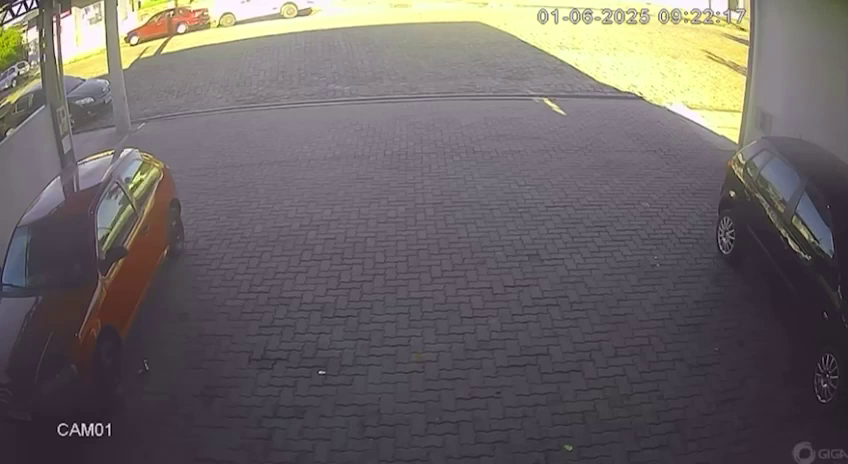
#> input picture frame_para_anotacao.png, 848 x 464 px, given in place of Estacionamento.mp4, which was not available
$ python main.py
#> lines starting #> are read from the running program, lines starting #| are printed output that depends on the picture; after the words box and inside, x2 and y2 are one past the last pixel; in counts of white or black regions, pixels touching at a corner belong together; pictures that were not available may be replaced by others from this repository, and a replacement may not be noted
import cv2
import numpy as np

# Carregar vídeo
video = cv2.VideoCapture('/home/danielsantos/Documentos/Computação Grafica/Estacionamento.mp4')

# Lista manual de vagas (x, y, largura, altura)
vagas = [
    (10, 230, 275, 450),   # Vaga 1: Da borda até ANTES da 1ª linha azul
    (295, 230, 210, 450),  # Vaga 2: Entre a 1ª e a 2ª linha azul
    (515, 230, 260, 450),  # Vaga 3: Entre a 2ª e a 3ª linha azul
    (785, 230, 240, 450)   # Vaga 4: DEPOIS da 3ª linha azul até a borda
]

# Função para checar se uma vaga está livre com base na área de pixels brancos
def checar_vaga(img_proc, x, y, w, h):
    recorte = img_proc[y:y+h, x:x+w]
    total_pixels_brancos = cv2.countNonZero(recorte)
    area = w * h
    return total_pixels_brancos < area * 0.025  # Threshold relativo à área

while True:
    sucesso, frame = video.read()
#> frame is the input picture: shape (464, 848, 3); mean B, G, R 100.8, 101.3, 107.3
    if not sucesso:
        break

    # Pré-processamento
    img_cinza = cv2.cvtColor(frame, cv2.COLOR_BGR2GRAY)
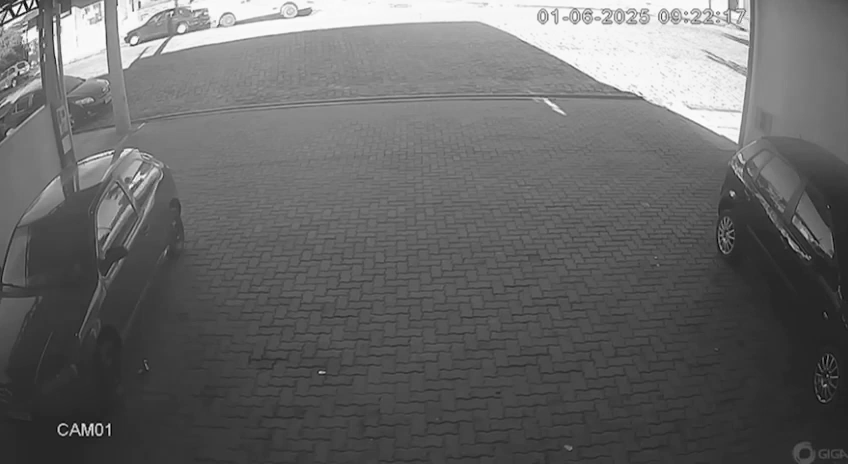
#> img_cinza: shape (464, 848); min 0, max 255, mean 102.9
    img_blur = cv2.GaussianBlur(img_cinza, (5, 5), 1)

    # Threshold adaptativo para destacar carros
    img_thresh = cv2.adaptiveThreshold(
        img_blur, 255, cv2.ADAPTIVE_THRESH_GAUSSIAN_C,
        cv2.THRESH_BINARY_INV, 25, 16
    )
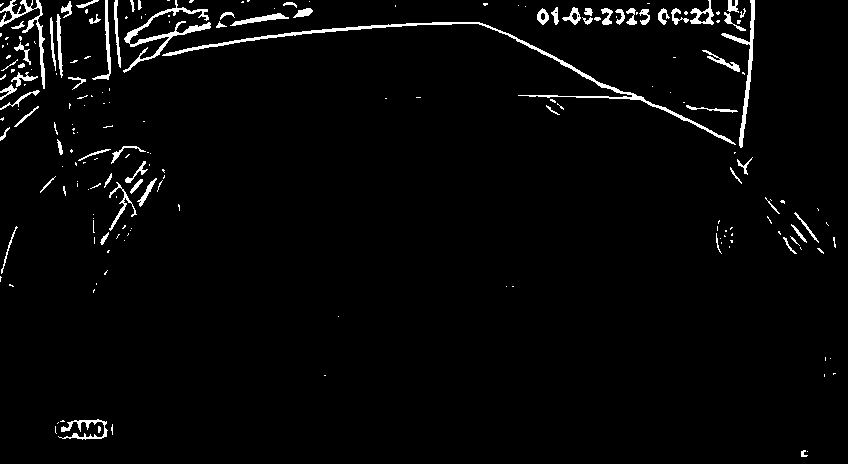
#> img_thresh: shape (464, 848); 2.8% white; 202 white regions (133 under 20 px), largest, box (x1, y1, x2, y2) and area: (162, 22, 736, 145) 2011, (123, 0, 211, 73) 988, (721, 0, 755, 148) 693
    img_median = cv2.medianBlur(img_thresh, 5)
#> img_median: shape (464, 848); 2.1% white; 125 white regions (45 under 20 px), largest, box (x1, y1, x2, y2) and area: (507, 34, 732, 143) 818, (166, 25, 387, 56) 694, (723, 0, 755, 147) 692

    # Operações morfológicas para limpar a imagem
    kernel = np.ones((3, 3), np.uint8)
    img_close = cv2.morphologyEx(img_median, cv2.MORPH_CLOSE, kernel)
    img_dilate = cv2.dilate(img_close, kernel, iterations=2)
#> img_dilate: shape (464, 848); 5.6% white; 63 white regions (1 under 20 px), largest, box (x1, y1, x2, y2) and area: (123, 5, 419, 74) 4213, (505, 32, 734, 145) 2184, (721, 0, 757, 149) 1484

    # Borda adicional com Canny para reforçar contornos
    img_canny = cv2.Canny(img_blur, 100, 200)
#> img_canny: shape (464, 848); 1.8% white in thin lines or dots
    img_combined = cv2.bitwise_or(img_dilate, img_canny)
#> img_combined: shape (464, 848); 6.3% white; 47 white regions (10 under 20 px), largest, box (x1, y1, x2, y2) and area: (112, 0, 757, 149) 10718, (0, 0, 47, 108) 2858, (48, 0, 113, 92) 2050

    vagas_livres = 0
    vagas_ocupadas = 0

    # Verificar todas as vagas
    for x, y, w, h in vagas:
        livre = checar_vaga(img_combined, x, y, w, h)

        if livre:
            vagas_livres += 1
            cor = (0, 255, 0)
            texto = "Livre"
        else:
            vagas_ocupadas += 1
            cor = (0, 0, 255)
            texto = "Ocupada"

        # Desenhar vaga e status
        cv2.rectangle(frame, (x, y), (x + w, y + h), cor, 2)
        cv2.putText(frame, texto, (x, y - 5), cv2.FONT_HERSHEY_SIMPLEX, 0.5, cor, 1)
#> this loop made 4 passes
#> total_pixels_brancos in checar_vaga on passes 1 to 4: 1322, 18, 117, 616
#> pass 1, in checar_vaga, `recorte = img_proc[y:y+h, x:x+w]`:
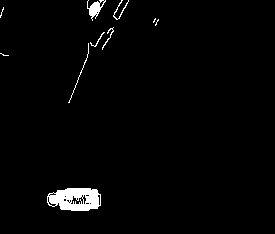
#> recorte: shape (234, 275); 2.1% white; 10 white regions (4 under 20 px), largest, box (x1, y1, x2, y2) and area: (47, 188, 101, 211) 914, (87, 0, 106, 21) 171, (68, 43, 89, 103) 64, (113, 0, 129, 20) 59, (102, 27, 114, 50) 43, (90, 32, 105, 47) 32
#> pass 2, in checar_vaga (call 2), `recorte = img_proc[y:y+h, x:x+w]`:
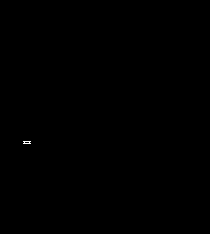
#> recorte: shape (234, 210); 0.04% white in thin lines or dots, all inside (x1, y1, x2, y2) = (23, 141, 31, 144)
#> pass 3, in checar_vaga (call 3), `recorte = img_proc[y:y+h, x:x+w]`:
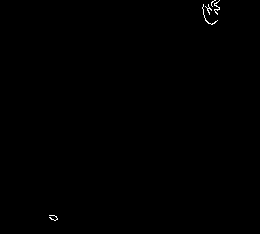
#> recorte: shape (234, 260); 0.19% white in thin lines or dots, all inside (x1, y1, x2, y2) = (49, 0, 220, 221)
#> after the loop:
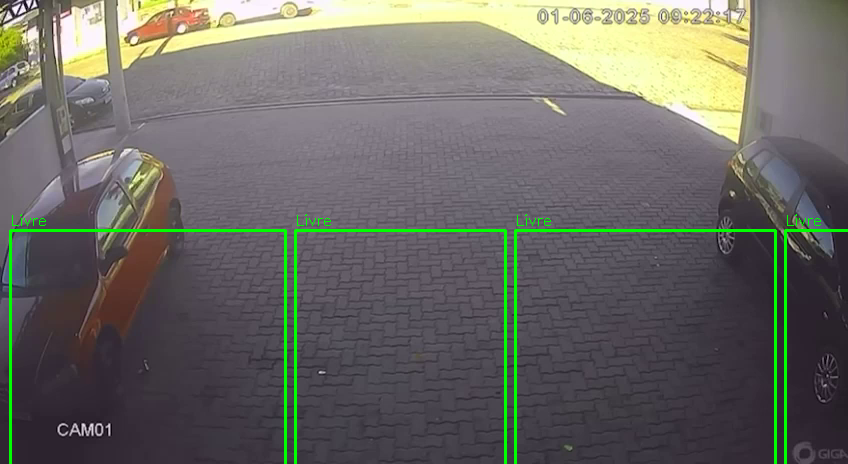
#> frame: shape (464, 848, 3); mean B, G, R 99.3, 104.8, 105.8
#> after the loop, vagas_livres = 4; vagas_ocupadas = 0

    # Exibir contador de vagas
    texto_contador = f"Livres: {vagas_livres} | Ocupadas: {vagas_ocupadas}"
#> texto_contador = 'Livres: 4 | Ocupadas: 0'
    cv2.rectangle(frame, (10, 10), (320, 45), (0, 0, 0), -1)
    cv2.putText(frame, texto_contador, (15, 35), cv2.FONT_HERSHEY_SIMPLEX, 0.8, (255, 255, 255), 2)
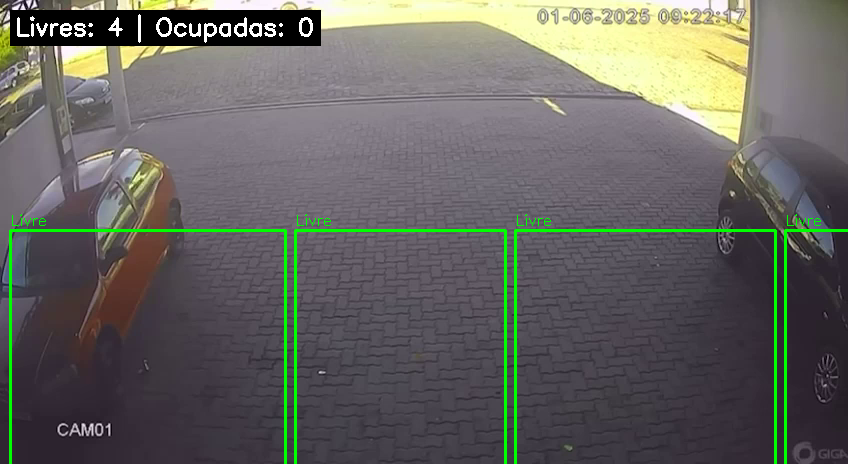
#> frame: shape (464, 848, 3); mean B, G, R 96, 100.5, 101.1

    # Mostrar resultado
    cv2.imshow("Detecção de Vagas", frame)
    # cv2.imshow("Processado", img_combined)  # Útil para depurar

    if cv2.waitKey(30) & 0xFF == 27:  # Tecla ESC para sair
#> (key Esc is pressed here)
        break

video.release()
cv2.destroyAllWindows()
